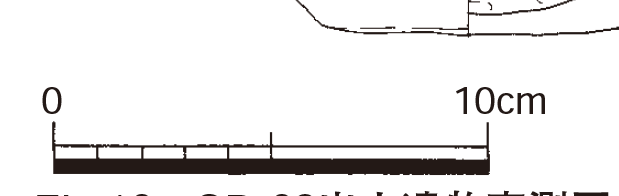
#> input picture tests/image.png, 619 x 196 px
$ python -i pottery_scale.py   (imports and definitions only)
#> lines starting #> are read from the running program, lines starting #| are printed output that depends on the picture; after the words box and inside, x2 and y2 are one past the last pixel; in counts of white or black regions, pixels touching at a corner belong together
"""OCR and line detection helpers for image-based scale calibration."""

from __future__ import annotations

import math
import re
import threading
import unicodedata
from dataclasses import dataclass
from functools import lru_cache
from pathlib import Path
from typing import Any

import cv2
import numpy as np


@dataclass(frozen=True)
class ScaleTextCandidate:
    """An OCR text box containing a metric length."""

    text: str
    value: float
    unit: str
    length_mm: float
    confidence: float
    bounds: tuple[float, float, float, float]


@dataclass(frozen=True)
class ScaleBarCandidate:
    """A detected straight horizontal line that may be a scale bar."""

    x1: float
    y1: float
    x2: float
    y2: float
    confidence: float = 0.0
    tick_support: int = 0

    @property
    def pixels(self) -> float:
        return math.hypot(self.x2 - self.x1, self.y2 - self.y1)


# A number directly followed by a unit. Whitespace is only allowed between the
# number and its unit, so "0 5 10cm" reads as 10 cm (not 510 cm).
_SCALE_TEXT = re.compile(
    r"(?<![\d.,])([+-]?\s*[0-9oil|]+(?:[.,][0-9oil|]+)?)\s*(mm|cm|m)(?![a-z])",
    re.IGNORECASE,
)
_UNIT_TO_MM = {"mm": 1.0, "cm": 10.0, "m": 1000.0}
_MIN_CONFIDENT_BAR_CONFIDENCE = 0.80


# [37 lines left out: functions parse_metric_length, _ocr_engine, not called in this run]


_ocr_lock = threading.Lock()


# [29 lines left out: function recognize_scale_text, not called in this run]


def _dark_mask(gray: np.ndarray) -> np.ndarray:
    """Return a 0/255 mask of ink-like pixels, robust to uneven lighting."""
    height, width = gray.shape[:2]
    work = gray
    if float(np.median(work)) < 110:  # light rails on a dark background
        work = 255 - work
    blurred = cv2.GaussianBlur(work, (3, 3), 0)
    short_side = min(height, width)
    block = max(15, (short_side // 6) | 1)
    if block >= short_side:
        block = max(3, (short_side - 1) | 1)
    adaptive = cv2.adaptiveThreshold(
        blurred, 255, cv2.ADAPTIVE_THRESH_GAUSSIAN_C, cv2.THRESH_BINARY_INV, block, 8
    )
    # Reject paper texture: real ink is clearly darker than the paper level.
    paper = float(np.percentile(blurred, 90))
    ink = blurred < paper - 35
    return ((adaptive > 0) & ink).astype(np.uint8) * 255


def _estimate_skew(
    mask: np.ndarray, max_angle: float = 3.0, step: float = 0.2
) -> float:
    """Find the small rotation (degrees) that makes horizontal strokes row-aligned."""
    height, width = mask.shape[:2]
    factor = min(1.0, 800.0 / width)
    if factor < 1 and round(height * factor) == 0:
        return 0.0
    small = (
        cv2.resize(mask, None, fx=factor, fy=factor, interpolation=cv2.INTER_AREA)
        if factor < 1
        else mask
    )
    small_h, small_w = small.shape[:2]
    center = (small_w / 2.0, small_h / 2.0)
    best_angle, best_score, zero_score = 0.0, -1.0, 0.0
    for angle in np.arange(-max_angle, max_angle + 1e-9, step):
        matrix = cv2.getRotationMatrix2D(center, float(angle), 1.0)
        rotated = cv2.warpAffine(
            small, matrix, (small_w, small_h), flags=cv2.INTER_LINEAR
        )
        rows = (rotated > 100).sum(axis=1).astype(float)
        score = float(np.sum(rows * rows))
        if abs(angle) < 1e-9:
            zero_score = score
        if score > best_score:
            best_angle, best_score = float(angle), score
    # Only deskew when it clearly sharpens the row profile.
    if best_score < zero_score * 1.03:
        return 0.0
    return best_angle


def _find_rails(
    mask: np.ndarray, min_length: int
) -> list[tuple[float, float, float, float, float]]:
    """Return (x1, x2, y, thickness, continuity) for long horizontal strokes/bars."""
    height, width = mask.shape[:2]
    gap = max(4, int(round(width * 0.01)))
    closed = cv2.morphologyEx(
        mask, cv2.MORPH_CLOSE, cv2.getStructuringElement(cv2.MORPH_RECT, (gap, 1))
    )
    # A 1-row opening removes ticks, text and vertical clutter, and leaves
    # rails; outlined/checkered bars stay as one connected ladder shape.
    opened = cv2.morphologyEx(
        closed,
        cv2.MORPH_OPEN,
        cv2.getStructuringElement(cv2.MORPH_RECT, (min_length, 1)),
    )
    count, _, stats, _ = cv2.connectedComponentsWithStats(opened, connectivity=8)
    near_rows = cv2.dilate(mask, np.ones((3, 1), np.uint8))
    found: list[tuple[float, float, float, float, float]] = []
    for index in range(1, count):
        x, y, comp_w, comp_h, _area = (int(v) for v in stats[index])
        if comp_w < min_length:
            continue
        if comp_h > max(12, height * 0.2) or comp_w < 8 * comp_h:
            continue
        band = near_rows[y : y + comp_h, x : x + comp_w] > 0
        row_cover = band.sum(axis=1) / float(comp_w)
        continuity = float(row_cover.max()) if len(row_cover) else 0.0
        found.append(
            (
                float(x),
                float(x + comp_w - 1),
                y + (comp_h - 1) / 2.0,
                float(comp_h),
                continuity,
            )
        )
    # After stacking, a real bar is still long and thin; a short, thick block
    # is typically a word's x-height band or a logo.
    return [
        rail for rail in _stack_rails(found, mask) if (rail[1] - rail[0]) >= 8 * rail[3]
    ]


def _has_vertical_connector(
    mask: np.ndarray,
    upper: tuple[float, float, float, float, float],
    lower: tuple[float, float, float, float, float],
) -> bool:
    if upper[2] > lower[2]:
        upper, lower = lower, upper

    height, width = mask.shape[:2]
    row_start = max(0, int(math.floor(upper[2] - upper[3] / 2.0)))
    row_end = min(height, int(math.ceil(lower[2] + lower[3] / 2.0)) + 1)
    col_start = max(0, int(math.ceil(max(upper[0], lower[0]) - 2)))
    col_end = min(width, int(math.floor(min(upper[1], lower[1]) + 2)) + 1)
    if row_end <= row_start or col_end <= col_start:
        return False

    region = (mask[row_start:row_end, col_start:col_end] > 0).astype(np.uint8)
    component_count, component_ids = cv2.connectedComponents(region, connectivity=8)
    if component_count <= 1:
        return False

    upper_start = max(0, int(math.floor(upper[2] - upper[3] / 2.0)) - row_start)
    upper_end = min(
        region.shape[0], int(math.ceil(upper[2] + upper[3] / 2.0)) + 1 - row_start
    )
    lower_start = max(0, int(math.floor(lower[2] - lower[3] / 2.0)) - row_start)
    lower_end = min(
        region.shape[0], int(math.ceil(lower[2] + lower[3] / 2.0)) + 1 - row_start
    )
    upper_ids = np.unique(component_ids[upper_start:upper_end])
    lower_ids = np.unique(component_ids[lower_start:lower_end])
    connected_ids = np.intersect1d(upper_ids[upper_ids > 0], lower_ids[lower_ids > 0])
    return bool(connected_ids.size)


def _stack_rails(
    rails: list[tuple[float, float, float, float, float]],
    mask: np.ndarray,
) -> list[tuple[float, float, float, float, float]]:
    """Join vertically adjacent rails with the same extent into one bar.

    Separated rails are joined only when a side or interior stroke connects them.
    """
    pending = sorted(rails, key=lambda r: r[2])
    merged: list[tuple[float, float, float, float, float]] = []
    for rail in pending:
        x1, x2, y, thick, cont = rail
        for index, (mx1, mx2, my, mthick, mcont) in enumerate(merged):
            overlap = max(0.0, min(x2, mx2) - max(x1, mx1))
            shorter = min(x2 - x1, mx2 - mx1)
            top = min(y - thick / 2.0, my - mthick / 2.0)
            bottom = max(y + thick / 2.0, my + mthick / 2.0)
            gap = (bottom - top) - (thick + mthick)
            if (
                shorter > 0
                and overlap / shorter >= 0.9
                and gap <= max(30.0, 0.05 * shorter)
                and (
                    gap <= 0
                    or _has_vertical_connector(
                        mask,
                        (mx1, mx2, my, mthick, mcont),
                        rail,
                    )
                )
            ):
                merged[index] = (
                    min(x1, mx1),
                    max(x2, mx2),
                    (top + bottom) / 2.0,
                    bottom - top,
                    max(cont, mcont),
                )
                break
        else:
            merged.append(rail)
    return merged


def _find_ticks(mask: np.ndarray) -> list[tuple[float, float, float]]:
    """Return (x_center, y_top, y_bottom) of short vertical strokes."""
    height, width = mask.shape[:2]
    kernel_h = max(8, min(80, height // 30))
    vertical = cv2.morphologyEx(
        mask, cv2.MORPH_OPEN, cv2.getStructuringElement(cv2.MORPH_RECT, (1, kernel_h))
    )
    count, _, stats, centroids = cv2.connectedComponentsWithStats(
        vertical, connectivity=8
    )
    ticks: list[tuple[float, float, float]] = []
    for index in range(1, count):
        x, y, tick_w, tick_h, _area = (int(v) for v in stats[index])
        if tick_h >= max(6, height * 0.025) and tick_w <= max(8, width * 0.02):
            ticks.append((float(centroids[index][0]), float(y), float(y + tick_h - 1)))
    return ticks


def _band_clutter(
    mask: np.ndarray, x1: float, x2: float, y: float, thickness: float
) -> float:
    """Fraction of columns with ink just above/below a rail.

    Real scale rails have clean surroundings (only a few ticks), whereas a
    baseline of text has ink over a large share of its width.
    """
    height = mask.shape[0]
    left, right = max(0, int(round(x1))), min(mask.shape[1], int(round(x2)) + 1)
    if right <= left:
        return 0.0
    band = int(np.clip(0.12 * (x2 - x1), 8, 30))
    half = thickness / 2.0
    worst = 0.0
    for lo, hi in (
        (y - half - 2 - band, y - half - 2),
        (y + half + 2, y + half + 2 + band),
    ):
        r0, r1 = max(0, int(round(lo))), min(height, int(round(hi)))
        if r1 > r0:
            worst = max(worst, float(np.mean(mask[r0:r1, left:right].any(axis=0))))
    return worst


def _has_edge_end(mask: np.ndarray, x_end: float, y: float, thickness: float) -> bool:
    """True when a thick bar ends in a full-height vertical edge (block/outline side)."""
    if thickness < 6:
        return False
    height, width = mask.shape[:2]
    r0 = max(0, int(round(y - thickness / 2.0)))
    r1 = min(height, int(round(y + thickness / 2.0)) + 1)
    c0, c1 = max(0, int(round(x_end)) - 2), min(width, int(round(x_end)) + 3)
    if r1 <= r0 or c1 <= c0:
        return False
    return float(np.mean(mask[r0:r1, c0:c1].any(axis=1))) >= 0.75


def _detect_in_aligned_mask(
    mask: np.ndarray, min_length: int
) -> list[tuple[float, float, float, float, float, int]]:
    """Return rail candidates as (x1, x2, y, confidence, thickness, tick_support)."""
    height, width = mask.shape[:2]
    rails = _find_rails(mask, min_length)
    ticks = _find_ticks(mask)
    results = []
    for x1, x2, y, thickness, continuity in rails:
        length = x2 - x1
        reach = max(3.0, thickness / 2.0 + 2.0)
        tolerance = max(6.0, min(length * 0.04, 24.0))

        def usable(
            tick: tuple[float, float, float], rail_y: float = y, tick_reach: float = reach
        ) -> bool:
            return tick[1] - tick_reach <= rail_y <= tick[2] + tick_reach

        def snap(x: float, snap_tolerance: float = tolerance) -> tuple[float, bool]:
            options = [
                (abs(tick[0] - x), tick[0])
                for tick in ticks
                if usable(tick) and abs(tick[0] - x) <= snap_tolerance
            ]
            return (min(options)[1], True) if options else (x, False)

        clutter = _band_clutter(mask, x1, x2, y, thickness)
        left_edge = _has_edge_end(mask, x1, y, thickness)
        right_edge = _has_edge_end(mask, x2, y, thickness)
        if clutter >= 0.25 and not (left_edge and right_edge):
            continue  # a text baseline or drawing detail, not a scale rail
        sx1, left_tick = snap(x1)
        sx2, right_tick = snap(x2)
        if not left_tick and left_edge:
            sx1, left_tick = x1, True
        if not right_tick and right_edge:
            sx2, right_tick = x2, True
        if sx2 - sx1 < min_length * 0.9:
            sx1, sx2, left_tick, right_tick = x1, x2, False, False
        interior = sum(
            1
            for tick in ticks
            if usable(tick) and sx1 + tolerance < tick[0] < sx2 - tolerance
        )
        tick_support = int(left_tick) + int(right_tick)
        continuity_score = float(np.clip((continuity - 0.75) / 0.22, 0.0, 1.0))
        confidence = 0.10 + 0.40 * continuity_score + 0.25 * tick_support
        if interior >= 2:
            confidence += 0.05
        if (sx2 - sx1) >= 20 * max(1.0, thickness):
            confidence += 0.05
        # Frames and page rules hug the image border; they are rarely the bar.
        margin = max(2.0, thickness)
        if y <= margin or y >= height - 1 - margin:
            confidence -= 0.50
        results.append(
            (sx1, sx2, y, float(np.clip(confidence, 0.0, 1.0)), thickness, tick_support)
        )
    results.sort(
        key=lambda r: (r[3] + 0.1 * r[5], math.log1p(r[1] - r[0])), reverse=True
    )
    return results


def detect_horizontal_scale_bars(
    image: np.ndarray,
    limit: int = 16,
    labels: list[ScaleTextCandidate] | None = None,
) -> list[ScaleBarCandidate]:
    """Find horizontal scale bars (thin rails, ruler lines, outlined/checkered bars).

    The image is deskewed by up to +-3 degrees, converted to an ink mask, and
    long horizontal structures are extracted. End ticks are used to snap the
    measured endpoints, and strokes inside OCR labels are ignored.
    """
    gray = cv2.cvtColor(image, cv2.COLOR_BGR2GRAY) if image.ndim == 3 else image
    if gray.dtype != np.uint8:
        gray = cv2.normalize(
            gray, np.empty_like(gray), 0, 255, cv2.NORM_MINMAX
        ).astype(np.uint8)
    height, width = gray.shape[:2]
    if width < 32 or height < 8:
        return []

    shrink = min(1.0, 4000.0 / max(width, height))
    if shrink < 1.0 and (
        round(width * shrink) == 0 or round(height * shrink) == 0
    ):
        return []
    work = (
        cv2.resize(gray, None, fx=shrink, fy=shrink, interpolation=cv2.INTER_AREA)
        if shrink < 1
        else gray
    )
    work_h, work_w = work.shape[:2]

    angle = _estimate_skew(_dark_mask(work))
    center = (work_w / 2.0, work_h / 2.0)
    matrix = cv2.getRotationMatrix2D(center, angle, 1.0)
    if angle:
        aligned_gray = cv2.warpAffine(
            work,
            matrix,
            (work_w, work_h),
            flags=cv2.INTER_LINEAR,
            borderMode=cv2.BORDER_REPLICATE,
        )
    else:
        aligned_gray = work
    inverse = cv2.invertAffineTransform(matrix)
    mask = _dark_mask(aligned_gray)

    text_regions = [
        (label.bounds, max(1.0, (label.bounds[3] - label.bounds[1]) * 0.08))
        for label in labels or []
    ]

    def overlaps_text(candidate: ScaleBarCandidate) -> bool:
        y_center = (candidate.y1 + candidate.y2) / 2
        for (x0, y0, x1, y1), y_padding in text_regions:
            if not (y0 - y_padding <= y_center <= y1 + y_padding):
                continue
            overlap = max(0.0, min(candidate.x2, x1) - max(candidate.x1, x0))
            if (
                overlap >= max(4.0, (x1 - x0) * 0.2)
                and candidate.pixels < (x1 - x0) * 3
            ):
                return True
        return False

    candidates: list[ScaleBarCandidate] = []

    # [18 lines left out: functions candidate_quality, same_rail, not called in this run]

    for pass_index, fraction in enumerate((0.07, 0.035)):
        raw = _detect_in_aligned_mask(mask, max(24, int(work_w * fraction)))
        pass_candidates: list[ScaleBarCandidate] = []
        for sx1, sx2, y, confidence, _thickness, tick_support in raw:
            points = np.array([[sx1, y, 1.0], [sx2, y, 1.0]]) @ inverse.T / shrink
            pass_candidates.append(
                ScaleBarCandidate(
                    float(points[0][0]),
                    float(points[0][1]),
                    float(points[1][0]),
                    float(points[1][1]),
                    confidence,
                    tick_support,
                )
            )

        pass_candidates = [
            candidate for candidate in pass_candidates if not overlaps_text(candidate)
        ]
        for candidate in pass_candidates:
            duplicate_index = next(
                (
                    index
                    for index, existing in enumerate(candidates)
                    if same_rail(candidate, existing)
                ),
                None,
            )
            if duplicate_index is None:
                candidates.append(candidate)
            elif candidate_quality(candidate) > candidate_quality(
                candidates[duplicate_index]
            ):
                candidates[duplicate_index] = candidate

        if pass_index == 0 and any(
            candidate.confidence >= _MIN_CONFIDENT_BAR_CONFIDENCE
            and candidate.tick_support >= 1
            for candidate in pass_candidates
        ):
            if not labels:
                break
            ordered_pass_candidates = sorted(
                pass_candidates, key=candidate_quality, reverse=True
            )
            if find_confident_scale_match(labels, ordered_pass_candidates) is not None:
                break

    candidates.sort(
        key=lambda item: (
            item.confidence + 0.10 * item.tick_support,
            math.log1p(item.pixels),
        ),
        reverse=True,
    )
    return candidates[:limit]


# [296 lines left out: functions rank_scale_bars, find_confident_scale_match, has_confident_scale_match, associate_label_with_bar, analyze_scale_candidates, extract_scale_from_image and 2 more, not called in this run]

>>> import cv2
>>> picture = cv2.imread('tests/image.png')
#> picture is the input picture: shape (196, 619, 3); mean B, G, R 234.2, 234.5, 235.4
>>> result = detect_horizontal_scale_bars(picture)
#> in _dark_mask, `adaptive = cv2.adaptiveThreshold( blurred, 255, cv2.ADAPTIVE_THRESH_GA..`:
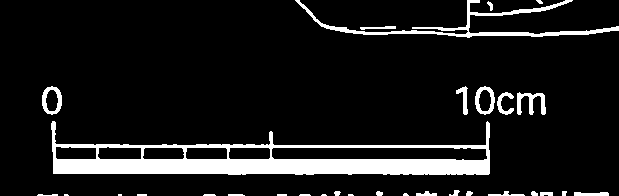
#> adaptive: shape (196, 619); 10.2% white; 31 white regions (6 under 20 px), largest, box (x1, y1, x2, y2) and area: (51, 121, 490, 175) 8572, (295, 0, 619, 38) 1801, (517, 92, 546, 115) 323
#> in _dark_mask, `paper = float(np.percentile(blurred, 90))`: paper = 255
#> in _dark_mask, `ink = blurred < paper - 35`:
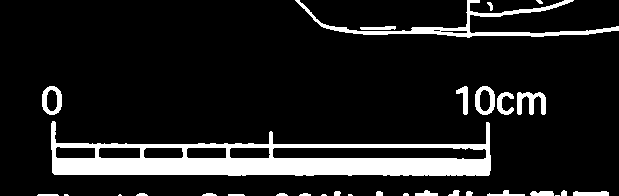
#> ink: shape (196, 619) bool; 11.8% white; 31 white regions (7 under 20 px), largest, box (x1, y1, x2, y2) and area: (51, 121, 491, 176) 9975, (295, 0, 619, 38) 1983, (517, 92, 546, 115) 384
#> in _dark_mask, `return ((adaptive > 0) & ink).astype(np.uint8) * 255`: returned value: shape (196, 619); 10.2% white; 31 white regions (6 under 20 px), largest, box (x1, y1, x2, y2) and area: (51, 121, 490, 175) 8571, (295, 0, 619, 38) 1799, (517, 92, 546, 115) 323
#> in _estimate_skew, `height, width = mask.shape[:2]`: height = 196; width = 619
#> in _estimate_skew, `factor = min(1.0, 800.0 / width)`: factor = 1
#> the loop in _estimate_skew, `for angle in np.arange(-max_angle, max_angle + 1e-9, step):` made 31 passes
#> (score, zero_score, best_angle, best_score) on pass 16: (3847912, 3847912, 2.66e-15, 3847912)
#> (score, best_angle, best_score) on passes 1 to 6: (2033192, -3, 2033192), (2097445, -2.8, 2097445), (2161095, -2.6, 2161095), (2237114, -2.4, 2237114), (2318784, -2.2, 2318784), (2404567, -2, 2404567)
#> pass 1, in _estimate_skew, `rotated = cv2.warpAffine( small, matrix, (small_w, small_h), flags=cv2..`:
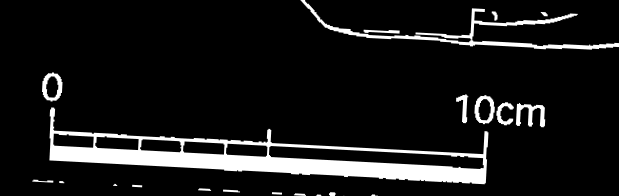
#> rotated: shape (196, 619); min 0, max 255, mean 24.9
#> pass 3, in _estimate_skew, `rotated = cv2.warpAffine( small, matrix, (small_w, small_h), flags=cv2..`:
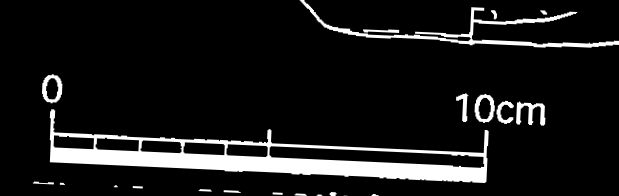
#> rotated: shape (196, 619); min 0, max 255, mean 24.9
#> after the loop in _estimate_skew, `for angle in np.arange(-max_angle, max_angle + 1e-9, step):`: best_angle = 0.2; best_score = 3901378
#> in detect_horizontal_scale_bars, `angle = _estimate_skew(_dark_mask(work))`: angle = 0
#> in detect_horizontal_scale_bars, `matrix = cv2.getRotationMatrix2D(center, angle, 1.0)`: matrix = [[1, 0, 0], [0, 1, 0]]
#> the loop in detect_horizontal_scale_bars, `for pass_index, fraction in enumerate((0.07, 0.035)):` made 1 pass
#> raw on pass 1: [(53, 490, 159, 1, 31, 2)]
#> pass 1, in _find_rails, `opened = cv2.morphologyEx( closed, cv2.MORPH_OPEN, cv2.getStructuringE..`:
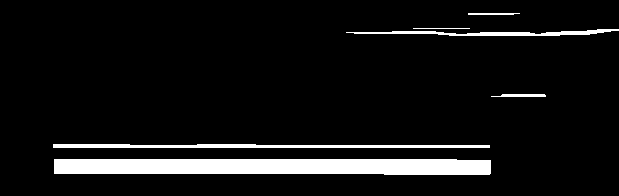
#> opened: shape (196, 619); 7.6% white; 6 white regions, box (x1, y1, x2, y2) and area: (54, 159, 491, 175) 6627, (53, 144, 490, 148) 1447, (346, 29, 619, 36) 843, (491, 94, 546, 97) 143, (468, 13, 520, 15) 98, (413, 28, 470, 29) 57
#> pass 1, in _find_rails, `near_rows = cv2.dilate(mask, np.ones((3, 1), np.uint8))`:
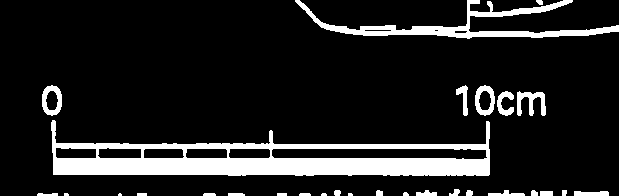
#> near_rows: shape (196, 619); 12.9% white; 29 white regions (4 under 20 px), largest, box (x1, y1, x2, y2) and area: (51, 120, 490, 176) 10302, (295, 0, 619, 39) 2951, (517, 91, 546, 116) 385
#> pass 1, in _find_ticks, `vertical = cv2.morphologyEx( mask, cv2.MORPH_OPEN, cv2.getStructuringE..`:
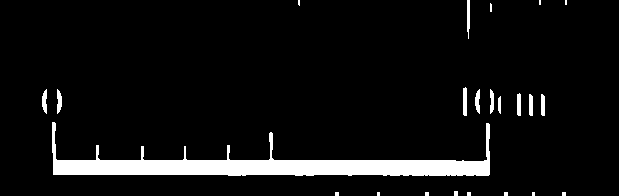
#> vertical: shape (196, 619); 6.8% white; 23 white regions (11 under 20 px), largest, box (x1, y1, x2, y2) and area: (52, 122, 490, 176) 7155, (463, 87, 467, 116) 112, (467, 0, 470, 39) 100
#> after the loop in detect_horizontal_scale_bars, `for pass_index, fraction in enumerate((0.07, 0.035)):`: candidates = 1 item
#> result = 1 item
